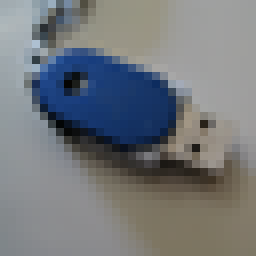
#> input picture Aula2/usb_32x32.png, 32 x 32 px (shown 8 times larger)
$ python main.py
#> lines starting #> are read from the running program, lines starting #| are printed output that depends on the picture
### Aula2/JPEGCompression.py

import cv2 as cv
import math
import numpy as np
from matplotlib import pyplot as plt

#JPEG quantification matrix
# receives:
#   - boolean to specify is Y or Cr/Cb component
#   - compression factor (0..100)
def getQuantificationMatrix(LuminanceOrChrominance, compfactor):
    lumQuant = [16,11,10,16,24,40,51,61,
            12,12,14,19,26,58,60,55,
            14,13,16,24,40,57,69,56,
            14,17,22,29,51,87,80,62,
            18,22,37,56,68,109,103,77,
            24,35,55,64,81,104,113,92,
            49,64,78,87,103,121,120,101,
            72,92,95,98,112,100,103,99]

    ChrQuant = [17, 18, 24, 47, 99, 99, 99, 99,
                18, 21, 26, 66, 99, 99, 99, 99,
                24, 26, 56, 99, 99, 99, 99, 99,
                47, 66, 99, 99, 99, 99, 99, 99,
                99, 99, 99, 99, 99, 99, 99, 99,
                99, 99, 99, 99, 99, 99, 99, 99,
                99, 99, 99, 99, 99, 99, 99, 99,
                99, 99, 99, 99, 99, 99, 99, 99
                ]

    matrix = np.zeros((8, 8),dtype=float)
    idx = 0
    Quant = lumQuant if LuminanceOrChrominance else ChrQuant
    for y in range(0, 8):
        for x in range(0, 8):
            matrix[y, x] = Quant[idx]*100.0/compfactor
            idx+=1

    return matrix


# Process a 8x8 block image
# receives:
#   - single channel image,
#   - boolean to specify is Y or Cr/Cb component
#   - compression factor (0..100)
def blockProcessing(imgChannelBlock,luminanceOrChrominance, compFactor):

    # b)	Convert block to float format and subtract the DC component (128)
    result = np.float32(imgChannelBlock) - 128
    # c)	Apply the Discrete Cosine Transform (DCT)
    result = cv.dct(result)
    # d)	Coefficients Quantization (divide by quantification matrix and round)
    quantMat=np.zeros((8, 8),dtype=float)
    quantMat=getQuantificationMatrix(luminanceOrChrominance, compFactor)
    result = np.divide(result, quantMat)
    # e)	Coefficients rounding (math.round)
    result=np.round(result)
    # f) Coefficients recovering
    result = cv.multiply(result, quantMat)
    # g)	Apply the Discrete Cosine Inverse Transform
    result = cv.dct(result, None, flags=cv.DCT_INVERSE)
    # h) Add DC component, clip to 0..255 and convert to byte
    result = np.clip(result + 128, 0, 255)
    result = np.uint8(result)

    return np.uint8(result)

### Aula2/imageForms.py

import cv2 as cv

from matplotlib import pyplot as plt
from   tkinter import *
from  tkinter import messagebox

def showSideBySideImages(img1, img2, title="", BGR1=True, BGR2=True):
    """
    Show two images side by side
    :param img1: left image
    :param img2: right image
    :param title: Window title
    :param BGR1: boolean to specify if the image is BGR or RGB format
    :param BGR2: boolean to specify if the image is BGR or RGB format
    :return: None
    """

    img1 = img1 if BGR1 else cv.cvtColor(img1, cv.COLOR_BGR2RGB)
    img2 = img2 if BGR2 else cv.cvtColor(img2, cv.COLOR_BGR2RGB)
    fig = plt.figure(title)
    ax = fig.add_subplot(1, 2, 1)
    imgplot = plt.imshow(img1)
    ax.set_title('Img1')
    plt.axis("off")
    if (len(img1.shape) < 3): #grayscale
        imgplot.set_cmap('gray')

    ax = fig.add_subplot(1, 2, 2)
    imgplot = plt.imshow(img2)
    ax.set_title('Img2')
    plt.axis("off")
    if (len(img2.shape) <3): #grayscale
        imgplot.set_cmap('gray')
    plt.show()


# [23 lines left out: functions showImage, showMessageBox, not called in this run]

### Aula2/main.py
import JPEGCompression as jpeg
import cv2 as cv
import imageForms as iF

if __name__ == "__main__":
    filename = "usb_32x32.png"
    img = cv.imread(filename)
#> img is the input picture: shape (32, 32, 3); mean B, G, R 123.6, 120, 116.3
    cv.cvtColor(img, cv.COLOR_BGR2YCrCb)
    imgChannelY, imgChannelCb, imgChannelCr = cv.split(img)
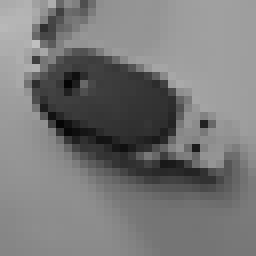
#> imgChannelCb: shape (32, 32) (shown 8 times larger); min 4, max 192, mean 120

    imgChannelC = cv.resize(img, None, fx=0.5, fy=1, interpolation=cv.INTER_AREA)

    for x in range(0, imgChannelY.shape[0], 8):
        for y in range(0, imgChannelY.shape[1], 8):
            imgChannelBlock = imgChannelY[x: x+8, y: y+8]
            result = jpeg.blockProcessing(imgChannelBlock, luminanceOrChrominance=1, compFactor=30)
            imgChannelY[x:x+8, y:y+8] = result
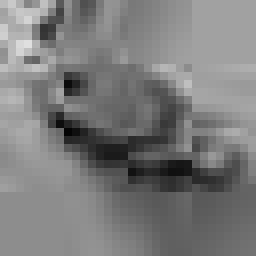
#> imgChannelY: shape (32, 32) (shown 8 times larger); min 4, max 223, mean 123.3

    for x in range(0, imgChannelCb.shape[0], 8):
        for y in range(0, imgChannelCb.shape[1], 8):
            imgChannelBlock = imgChannelCb[x: x+8, y: y+8]
            result = jpeg.blockProcessing(imgChannelBlock, luminanceOrChrominance=0, compFactor=30)
            imgChannelCb[x:x+8, y:y+8] = result
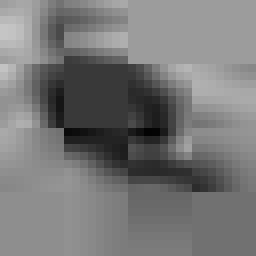
#> imgChannelCb: shape (32, 32) (shown 8 times larger); min 3, max 197, mean 119.1

    for x in range(0, imgChannelCr.shape[0], 8):
        for y in range(0, imgChannelCr.shape[1], 8):
            imgChannelBlock = imgChannelCr[x: x+8, y: y+8]
            result = jpeg.blockProcessing(imgChannelBlock, luminanceOrChrominance=0, compFactor=30)
            imgChannelCr[x:x+8, y:y+8] = result
#> this loop made 4 passes
#> x on passes 2 to 4: 8, 16, 24
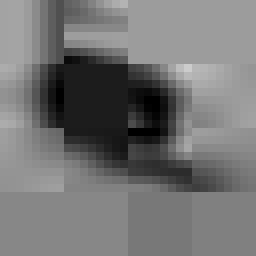
#> imgChannelCr: shape (32, 32) (shown 8 times larger); min 0, max 204, mean 115.6

    imgChannelC = cv.resize(img, None, fx=2, fy=1, interpolation=cv.INTER_AREA)
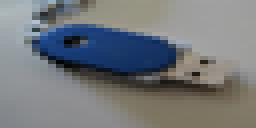
#> imgChannelC: shape (32, 64, 3) (shown 4 times larger); mean B, G, R 123.6, 120, 116.3
    result = cv.merge((imgChannelY, imgChannelCb, imgChannelCr))
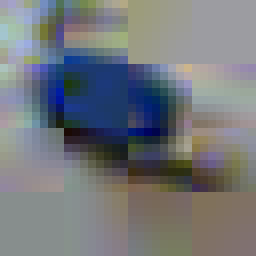
#> result: shape (32, 32, 3) (shown 8 times larger); mean B, G, R 123.3, 119.1, 115.6
    result = cv.cvtColor(result, cv.COLOR_YCrCb2BGR)
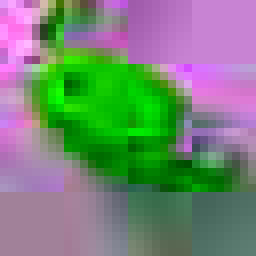
#> result: shape (32, 32, 3) (shown 8 times larger); mean B, G, R 117.5, 133.9, 116.8
    iF.showSideBySideImages(img, result, "", False, False)

$ run again, with Aula2/eye_128x128.bmp saved as Aula2/usb_32x32.png
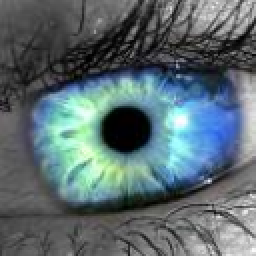
#> input picture Aula2/eye_128x128.bmp, 128 x 128 px (shown 2 times larger)
#> img is the input picture: shape (128, 128, 3); mean B, G, R 111.9, 107.1, 91
#> after the loop `for x in range(0, imgChannelCb.shape[0], 8):`:
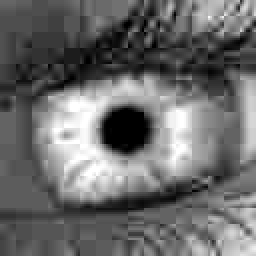
#> imgChannelCb: shape (128, 128) (shown 2 times larger); min 0, max 255, mean 106.6
#> the loop `for x in range(0, imgChannelCr.shape[0], 8):` made 16 passes
#> x on passes 2 to 9: 8, 16, 24, 32, 40, 48, 56, 64
#> `result = cv.cvtColor(result, cv.COLOR_YCrCb2BGR)`:
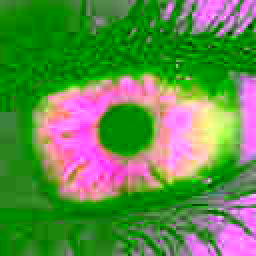
#> result: shape (128, 128, 3) (shown 2 times larger); mean B, G, R 74.1, 139.7, 93.7
